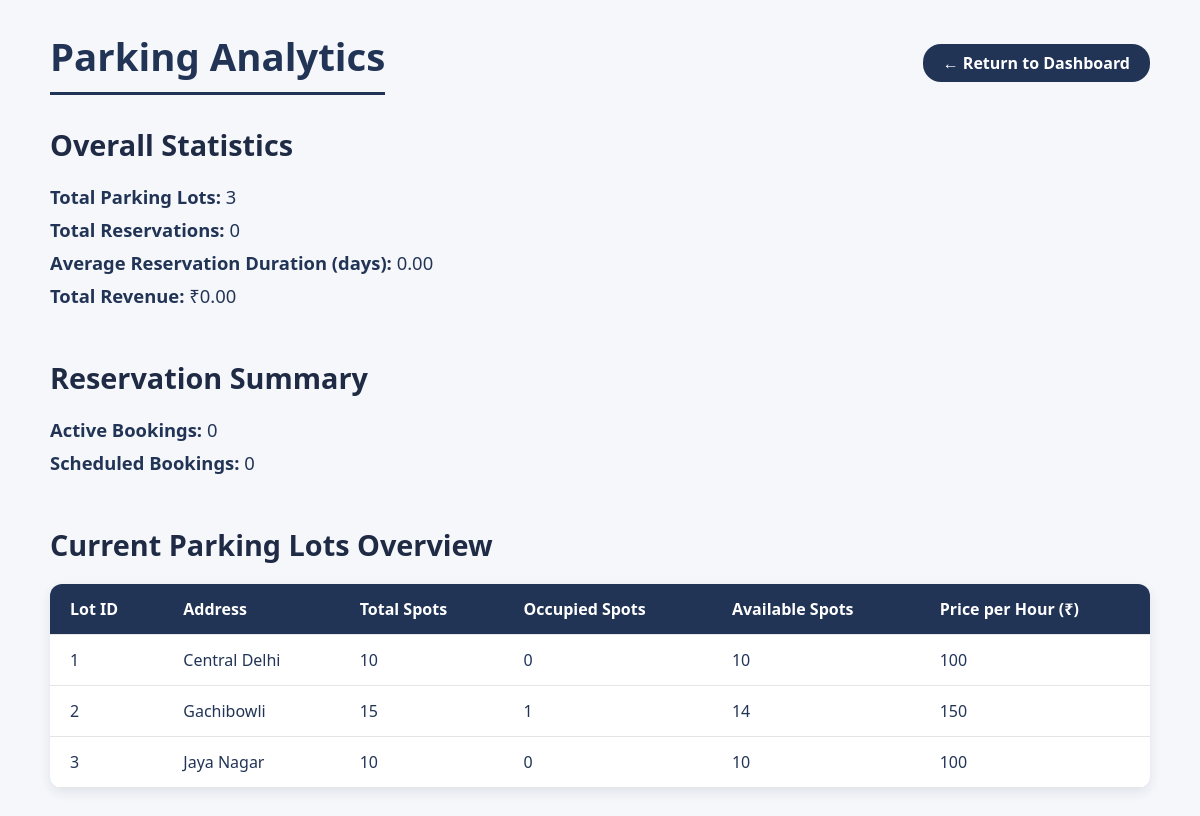
The app's page /admin/analytics (signed in) with its own data.
### backend/models.py (models this page shows)
class ParkingLot(db.Model):
    __tablename__ = "ParkingLot"
    id = db.Column(db.Integer, primary_key = True, autoincrement = True)
    location = db.Column(db.String, nullable = False)
    address = db.Column(db.String, nullable = False)
    price = db.Column(db.Integer, nullable = False)
    no_of_spots = db.Column(db.Integer, nullable = False)

### backend/routes.py (the view)
@routes_bp.route('/admin/analytics', methods = ["GET", "POST"])
@login_required
def admin_analytics():
    now = datetime.now(IST)
    parking_lots = ParkingLot.query.all()
    lots_data = []
    for lot in parking_lots:
        total_spots = ParkingSpot.query.filter_by(lot_id=lot.id).count()
        occupied_spots = ParkingSpot.query.filter_by(lot_id=lot.id, status="Occupied").count()
        lots_data.append({
            'id': lot.id,
            'address': lot.address,
            'total_spots': total_spots,
            'occupied_spots': occupied_spots,
            'price': lot.price,
            'created_at': getattr(lot, 'created_at', None),
            'updated_at': getattr(lot, 'updated_at', None),
        })
    active_count = Reservation.query.filter(
        Reservation.status == "Active",
        Reservation.entry_ts <= now,
        Reservation.exit_ts == None
    ).count()
    scheduled_count = Reservation.query.filter(
        Reservation.status == 'Scheduled',
        Reservation.entry_ts > now
    ).count()
    active_reservations = Reservation.query.filter(
        Reservation.status == "Active",
        Reservation.entry_ts <= now,
        Reservation.exit_ts == None
    ).all()
    total_revenue = 0
    for res in active_reservations:
        price_per_hour = res.spot.lot.price
        end_time = res.exit_ts or now
        duration_seconds = (end_time - res.entry_ts).total_seconds()
        duration_hours = max(duration_seconds / 3600, 0)
        total_revenue += price_per_hour * duration_hours
    total_lots_created = len(parking_lots)
    total_reservations = Reservation.query.filter(
        Reservation.status.in_(['Active', 'Scheduled'])
    ).count()
    return render_template(
        'admin/analytics.html',
        lots_data=lots_data,
        total_lots_created=total_lots_created,
        total_reservations=total_reservations,
        active_count=active_count,
        scheduled_count=scheduled_count,
        total_revenue=total_revenue
    )

### templates/admin/analytics.html (shortened to what this page needs)
<!DOCTYPE html>
<html lang="en">
<head>
</head>
<body>
  <div class="top-bar">
    <h1>Parking Analytics</h1>
    <a href="{{ url_for('routes_bp.admin_dashboard') }}" class="back-button">← Return to Dashboard</a>
  </div>
  <section>
    <h2>Overall Statistics</h2>
    <div class="stats">
      <p><strong>Total Parking Lots:</strong> {{ total_lots_created }}</p>
      <p><strong>Total Reservations:</strong> {{ total_reservations }}</p>
      <p><strong>Average Reservation Duration (days):</strong> {{ "%.2f"|format(avg_duration or 0) }}</p>
      <p><strong>Total Revenue:</strong> ₹{{ "%.2f"|format(total_revenue or 0) }}</p>
    </div>
  </section>
  <section>
    <h2>Reservation Summary</h2>
    <div class="stats">
      <p><strong>Active Bookings:</strong> {{ active_count }}</p>
      <p><strong>Scheduled Bookings:</strong> {{ scheduled_count }}</p>
    </div>
  </section>
  <section>
    <h2>Current Parking Lots Overview</h2>
    {% if lots_data %}
      <table>
        <thead>
          <tr>
            <th>Lot ID</th>
            <th>Address</th>
            <th>Total Spots</th>
            <th>Occupied Spots</th>
            <th>Available Spots</th>
            <th>Price per Hour (₹)</th>
          </tr>
        </thead>
        <tbody>
          {% for lot in lots_data %}
          <tr>
            <td data-label="Lot ID">{{ lot.id }}</td>
            <td data-label="Address">{{ lot.address }}</td>
            <td data-label="Total Spots">{{ lot.total_spots }}</td>
            <td data-label="Occupied Spots">{{ lot.occupied_spots }}</td>
            <td data-label="Available Spots">{{ lot.total_spots - lot.occupied_spots }}</td>
            <td data-label="Price (₹)">{{ lot.price }}</td>
          </tr>
          {% endfor %}
        </tbody>
      </table>
    {% else %}
      <p>No parking lots found in the system.</p>
    {% endif %}
  </section>
</body>
</html>

### templates/admin/analytics.html (style rules this page uses)
body { font-family: 'Segoe UI', sans-serif; background: #f5f7fa; color: #223456; padding: 30px 50px; margin: 0; min-height: 100vh; }
h1 { font-size: 2.4rem; font-weight: 700; border-bottom: 3px solid #223456; padding-bottom: 10px; margin: 0; }
h2 { font-size: 1.8rem; font-weight: 600; margin-bottom: 20px; color: #1f2a44; }
section { margin-bottom: 50px; }
.stats p { font-size: 1.15rem; margin: 8px 0; }
.top-bar { display: flex; align-items: center; justify-content: space-between; margin-bottom: 30px; }
.back-button { padding: 8px 20px; background: #223456; color: white; border-radius: 18px; text-decoration: none; font-weight: 600; white-space: nowrap; transition: background 0.2s ease; }
table { width: 100%; border-collapse: collapse; background: white; border-radius: 12px; overflow: hidden; box-shadow: 0 4px 12px rgba(34, 52, 86, 0.1); font-size: 1rem; }
thead { background-color: #223456; color: white; }
th, td { padding: 14px 20px; text-align: left; border-bottom: 1px solid #e5e5e5; }

### records on screen
ParkingLot: id "1", address "Central Delhi", total_spots "10", occupied_spots "0", lot.total_spots-lot.occupied_spots "10", price "100"
ParkingLot: id "2", address "Gachibowli", total_spots "15", occupied_spots "1", total_spots "14", price "150"
ParkingLot: id "3", address "Jaya Nagar", total_spots "10", occupied_spots "0", lot.total_spots-lot.occupied_spots "10", price "100"

### other values on screen
{{ total_lots_created }} "3"
{{ total_reservations }} "0"
{{ "%.2f"|format(avg_duration or 0) }} "0.00"
{{ "%.2f"|format(total_revenue or 0) }} "0.00"
{{ active_count }} "0"
{{ scheduled_count }} "0"
